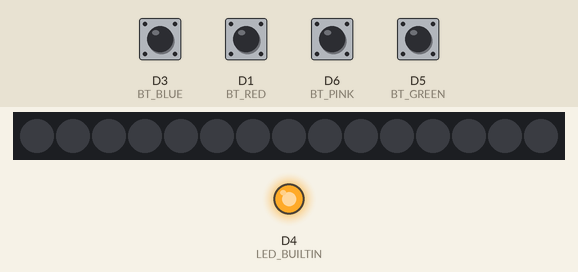
Simulated run of this program. Board: ESP8266 (Wemos D1 mini). On the bench: 15 RGB LEDs in strip order, left to right, output pins drawn as LEDs (lit = HIGH, except the on-board LED, lit = LOW). The inputs (shaded band) are chosen by the test bench; at power-on: D1 (BT_RED), D3 (BT_BLUE), D5 (BT_GREEN), D6 (BT_PINK) HIGH. The strip is taken to match the declared colour order.

Above: at 1.2 s.
1.3 s: D3 (BT_BLUE) pulled LOW for 0.15 s
At 1.7 s:
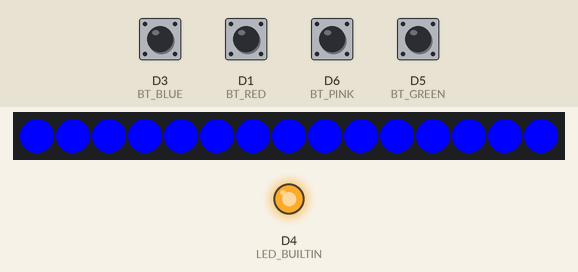
At 2.7 s:
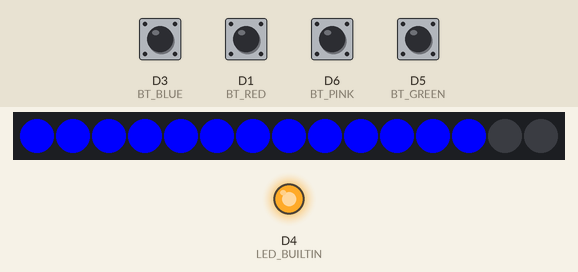
Timing chart, 0 to 4.3 s (numbered marks = the images above; inputs shaded):
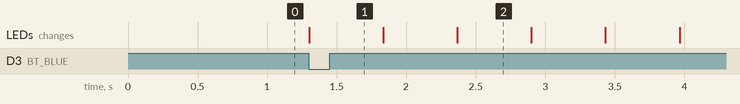

Measured:
- after the input at 1.3 s, the LEDs: change at once (image 1)

The program:

main.cpp
```cpp
#include <Arduino.h>
#include <Adafruit_NeoPixel.h>


#define BT_RED D1
#define BT_BLUE D3
#define BT_GREEN D5
#define BT_PINK D6
#define BRIGHTNESS 255
#define LED_COUNT  15
#define LED_PIN D7

Adafruit_NeoPixel strip(LED_COUNT, LED_PIN, NEO_RGB + NEO_KHZ800);


#define TIMEOUT 8000
#define TIMESTEP (TIMEOUT/LED_COUNT)

#define RED 1
#define GREEN 2
#define BLUE 3
#define PINK 4

long pressed[5] = {0,0,0,0,0};
int mode = 0;
int startTime = 0;


void setup() {
  // put your setup code here, to run once:
  pinMode(BT_RED, INPUT_PULLUP);
  pinMode(BT_GREEN, INPUT_PULLUP);
  pinMode(BT_BLUE, INPUT_PULLUP);
  pinMode(BT_PINK, INPUT_PULLUP);
  pinMode(LED_BUILTIN,OUTPUT);


  strip.begin();           // INITIALIZE NeoPixel strip object (REQUIRED)
  strip.show();            // Turn OFF all pixels ASAP
  strip.setBrightness(BRIGHTNESS); // Set BRIGHTNESS to about 1/5 (max = 255)
}

void setStripColor(int mode, int count){
  int r,g,b;
  switch(mode){
    case RED:
      r = 255;
      g = 0;
      b = 0;
      break;
    case GREEN:
      r = 0;
      g = 255;
      b = 0;
      break;
    case BLUE:
      r = 0;
      g = 0;
      b = 255;
      break;
    case PINK:
      r = 255;
      g = 0;
      b = 0;
      break;
    default:
      r = 127;
      g = 127;
      b = 0;
      break;
  }
  for(int i=0; i < LED_COUNT; i++){
    if(i < count){
      strip.setPixelColor(i,r,g,b);
    }else{
      strip.setPixelColor(i,0,0,0);
    }
  }
  strip.show();
}

void loop() {
  // get timestamps for pressed buttons
  int m = millis();
  if(digitalRead(BT_RED)==LOW && pressed[RED] == 0){
    pressed[RED] = m;
  }
  if(digitalRead(BT_GREEN)==LOW && pressed[GREEN] == 0){
    pressed[GREEN] = m;
  }
  if(digitalRead(BT_BLUE)==LOW && pressed[BLUE] == 0){
    pressed[BLUE] = m;
  }
  if(digitalRead(BT_PINK)==LOW && pressed[PINK] == 0){
    pressed[PINK] = m;
  }

  // run for mode if a button is active
  if(mode != 0){
    int passedTime = millis() - startTime;
    if(passedTime > TIMEOUT){
      // TIMEOUT
      pressed[mode] = 0;
      mode = 0;

    }else{
      setStripColor(mode,LED_COUNT-(passedTime/TIMESTEP));
    }
  }

  if(mode == 0){
    int min = 0;
    for( int i = 1; i <= 4; i++){
      if( pressed[i] > 0 && (pressed[i] < pressed[min] || min == 0)){
        min = i;
      }
    }
    mode = min;
    startTime = millis();
  }

}
```
